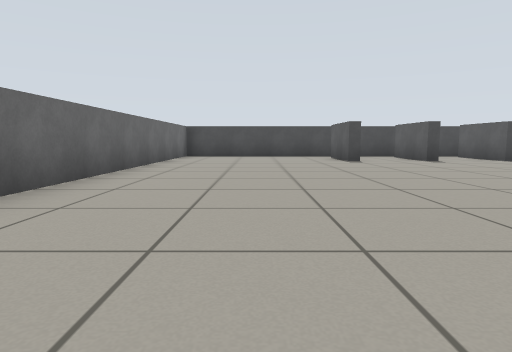
[1] (above)

13 first-person views from a walk through a world built for the Gazebo simulator. The camera is 0.51 m above the floor, tilts 6° down and sees 75° across. The floor is counted in squares, 1 m on a side. Each view is taken from the middle of a square. On the plan, view 1 faces up. The plan holds only what a view shows up to about 9 squares ahead; the rest is blank. The robots in the file are not drawn.

[2]
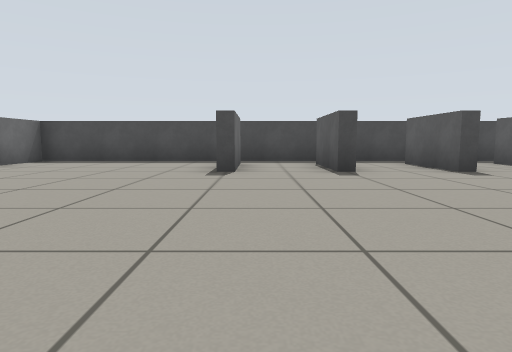

[3]
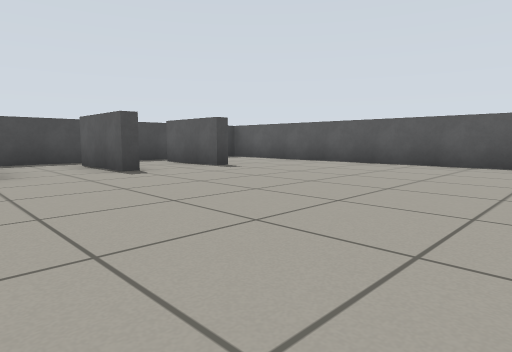

[4]
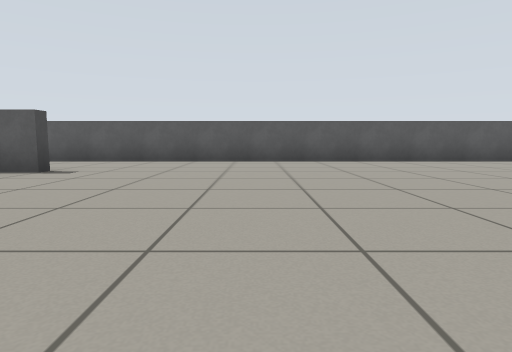

[5]
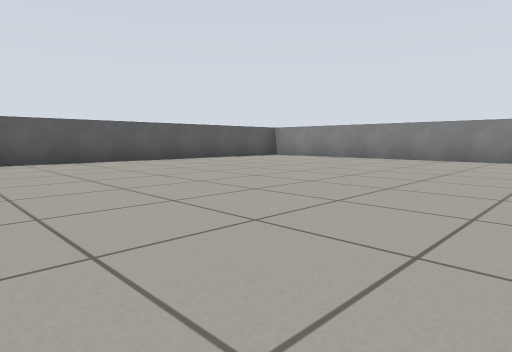

[6]
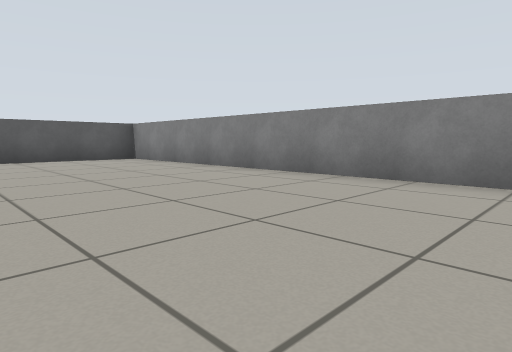

[7]
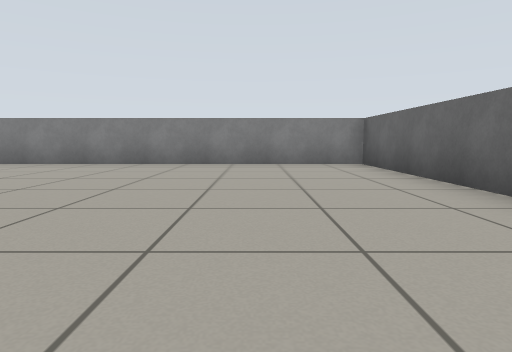

[8]
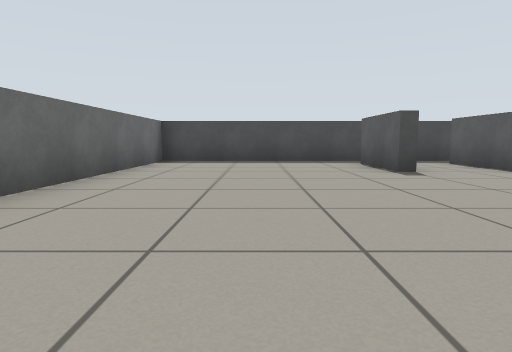

[9]
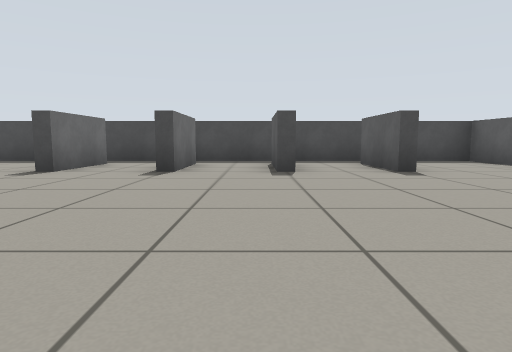

[10]
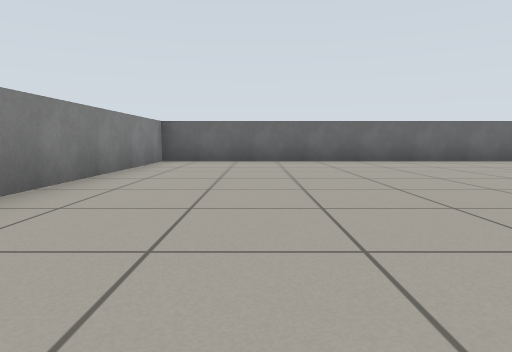

[11]
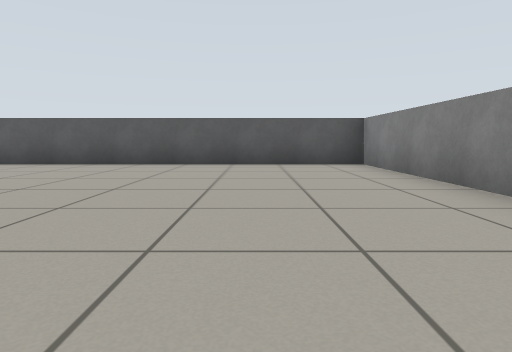

[12]
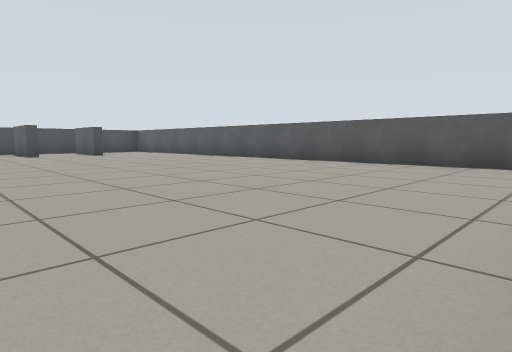

[13]
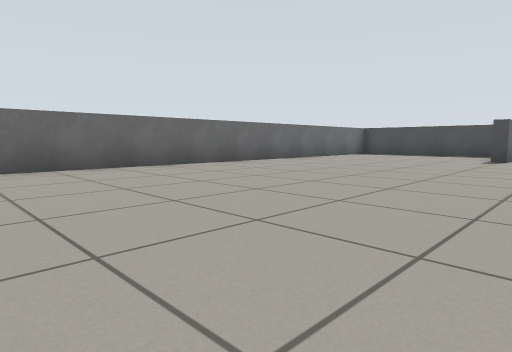

### Floor plan
Ten units are one square. View 1 is at (0, 0); x grows to the right and y downward. Boxes are objects, and circles mark ways between rooms. Rooms are numbered by the first view taken in them; rooms with no view inside come last. Other rooms are left out.
<svg viewBox="-28 -118 147 167">
<path fill="none" stroke="#000" d="M27 -85 24 -85 24 -105M68 -85 64 -85 64 -105M88 -85 84 -85 84 -105M47 -105 47 -85 44 -85M14 -113 -23 -113 -23 44 114 44 114 -113 74 -113M27 -105 27 -85M44 -113 14 -113M44 -85 44 -105M64 -113 44 -113M74 -113 64 -113"/>
<circle cx="20" cy="-110" r="3" fill="#2a7"/>
<circle cx="30" cy="-95" r="3" fill="#2a7"/>
<circle cx="50" cy="-95" r="3" fill="#2a7"/>
<circle cx="70" cy="-95" r="3" fill="#2a7"/>
<circle cx="80" cy="-110" r="3" fill="#2a7"/>
<circle cx="40" cy="-110" r="3" fill="#2a7"/>
<circle cx="60" cy="-110" r="3" fill="#2a7"/>
<text x="40" y="-30">1</text>
<text x="30" y="-100">2</text>
<text x="50" y="-110">3</text>
<text x="70" y="-110">4</text>
</svg>
Room 1 opens to room 2. Room 1 opens to room 3. Room 1 opens to room 4. Room 2 opens to room 3. Room 3 opens to room 4.

Where each view was taken, in squares from view 1:
view 1: 0 up, 0 right, facing up
view 2: 3 up, 3 right, facing up
view 3: 3 up, 4 right, facing up-right
view 4: 5 up, 3 right, facing right
view 5: 5 up, 3 right, facing down-right
view 6: 0 up, 2 right, facing down-right
view 7: 3 up, 0 right, facing down
view 8: 3 up, 0 right, facing up
view 9: 3 up, 6 right, facing up
view 10: 2 down, 6 right, facing left
view 11: 2 down, 4 right, facing right
view 12: 4 down, 4 right, facing up-right
view 13: 1 down, 4 right, facing up-left
